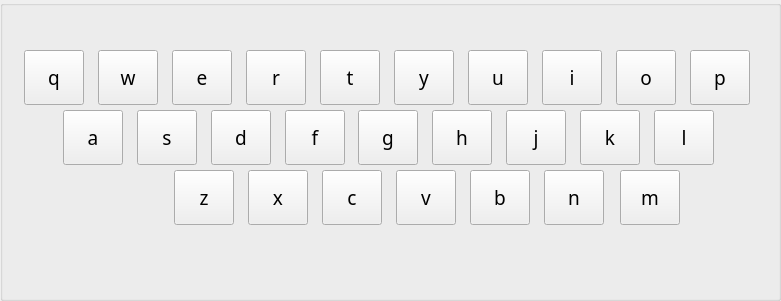
    <widget class="QGroupBox" name="abc_groupbox">
     <property name="geometry">
      <rect>
       <x>10</x>
       <y>170</y>
       <width>781</width>
       <height>301</height>
      </rect>
     </property>
     <property name="font">
      <font>
       <family>Proxima Nova</family>
       <pointsize>14</pointsize>
      </font>
     </property>
     <property name="title">
      <string/>
     </property>
     <widget class="QPushButton" name="pushButton_3">
      <property name="geometry">
       <rect>
        <x>172</x>
        <y>50</y>
        <width>60</width>
        <height>55</height>
       </rect>
      </property>
      <property name="font">
       <font>
        <family>Proxima Nova</family>
        <pointsize>14</pointsize>
       </font>
      </property>
      <property name="focusPolicy">
       <enum>Qt::NoFocus</enum>
      </property>
      <property name="text">
       <string>e</string>
      </property>
     </widget>
     <widget class="QPushButton" name="pushButton_9">
      <property name="geometry">
       <rect>
        <x>616</x>
        <y>50</y>
        <width>60</width>
        <height>55</height>
       </rect>
      </property>
      <property name="font">
       <font>
        <family>Proxima Nova</family>
        <pointsize>14</pointsize>
       </font>
      </property>
      <property name="focusPolicy">
       <enum>Qt::NoFocus</enum>
      </property>
      <property name="text">
       <string>o</string>
      </property>
     </widget>
     <widget class="QPushButton" name="pushButton_4">
      <property name="geometry">
       <rect>
        <x>246</x>
        <y>50</y>
        <width>60</width>
        <height>55</height>
       </rect>
      </property>
      <property name="font">
       <font>
        <family>Proxima Nova</family>
        <pointsize>14</pointsize>
       </font>
      </property>
      <property name="focusPolicy">
       <enum>Qt::NoFocus</enum>
      </property>
      <property name="text">
       <string>r</string>
      </property>
     </widget>
     <widget class="QPushButton" name="pushButton_10">
      <property name="geometry">
       <rect>
        <x>690</x>
        <y>50</y>
        <width>60</width>
        <height>55</height>
       </rect>
      </property>
      <property name="font">
       <font>
        <family>Proxima Nova</family>
        <pointsize>14</pointsize>
       </font>
      </property>
      <property name="focusPolicy">
       <enum>Qt::NoFocus</enum>
      </property>
      <property name="text">
       <string>p</string>
      </property>
     </widget>
     <widget class="QPushButton" name="pushButton_17">
      <property name="geometry">
       <rect>
        <x>506</x>
        <y>110</y>
        <width>60</width>
        <height>55</height>
       </rect>
      </property>
      <property name="font">
       <font>
        <family>Proxima Nova</family>
        <pointsize>14</pointsize>
       </font>
      </property>
      <property name="focusPolicy">
       <enum>Qt::NoFocus</enum>
      </property>
      <property name="text">
       <string>j</string>
      </property>
     </widget>
     <widget class="QPushButton" name="pushButton_14">
      <property name="geometry">
       <rect>
        <x>248</x>
        <y>170</y>
        <width>60</width>
        <height>55</height>
       </rect>
      </property>
      <property name="font">
       <font>
        <family>Proxima Nova</family>
        <pointsize>14</pointsize>
       </font>
      </property>
      <property name="focusPolicy">
       <enum>Qt::NoFocus</enum>
      </property>
      <property name="text">
       <string>x</string>
      </property>
     </widget>
     <widget class="QPushButton" name="pushButton_23">
      <property name="geometry">
       <rect>
        <x>174</x>
        <y>170</y>
        <width>60</width>
        <height>55</height>
       </rect>
      </property>
      <property name="font">
       <font>
        <family>Proxima Nova</family>
        <pointsize>14</pointsize>
       </font>
      </property>
      <property name="focusPolicy">
       <enum>Qt::NoFocus</enum>
      </property>
      <property name="text">
       <string>z</string>
      </property>
     </widget>
     <widget class="QPushButton" name="pushButton_6">
      <property name="geometry">
       <rect>
        <x>394</x>
        <y>50</y>
        <width>60</width>
        <height>55</height>
       </rect>
      </property>
      <property name="font">
       <font>
        <family>Proxima Nova</family>
        <pointsize>14</pointsize>
       </font>
      </property>
      <property name="focusPolicy">
       <enum>Qt::NoFocus</enum>
      </property>
      <property name="text">
       <string>y</string>
      </property>
     </widget>
     <widget class="QPushButton" name="pushButton_2">
      <property name="geometry">
       <rect>
        <x>98</x>
        <y>50</y>
        <width>60</width>
        <height>55</height>
       </rect>
      </property>
      <property name="font">
       <font>
        <family>Proxima Nova</family>
        <pointsize>14</pointsize>
       </font>
      </property>
      <property name="focusPolicy">
       <enum>Qt::NoFocus</enum>
      </property>
      <property name="text">
       <string>w</string>
      </property>
     </widget>
     <widget class="QPushButton" name="pushButton_24">
      <property name="geometry">
       <rect>
        <x>544</x>
        <y>170</y>
        <width>60</width>
        <height>55</height>
       </rect>
      </property>
      <property name="font">
       <font>
        <family>Proxima Nova</family>
        <pointsize>14</pointsize>
       </font>
      </property>
      <property name="focusPolicy">
       <enum>Qt::NoFocus</enum>
      </property>
      <property name="text">
       <string>n</string>
      </property>
     </widget>
     <widget class="QPushButton" name="pushButton_13">
      <property name="geometry">
       <rect>
        <x>358</x>
        <y>110</y>
        <width>60</width>
        <height>55</height>
       </rect>
      </property>
      <property name="font">
       <font>
        <family>Proxima Nova</family>
        <pointsize>14</pointsize>
       </font>
      </property>
      <property name="focusPolicy">
       <enum>Qt::NoFocus</enum>
      </property>
      <property name="text">
       <string>g</string>
      </property>
     </widget>
     <widget class="QPushButton" name="pushButton_11">
      <property name="geometry">
       <rect>
        <x>211</x>
        <y>110</y>
        <width>60</width>
        <height>55</height>
       </rect>
      </property>
      <property name="font">
       <font>
        <family>Proxima Nova</family>
        <pointsize>14</pointsize>
       </font>
      </property>
      <property name="focusPolicy">
       <enum>Qt::NoFocus</enum>
      </property>
      <property name="text">
       <string>d</string>
      </property>
     </widget>
     <widget class="QPushButton" name="pushButton_7">
      <property name="geometry">
       <rect>
        <x>468</x>
        <y>50</y>
        <width>60</width>
        <height>55</height>
       </rect>
      </property>
      <property name="font">
       <font>
        <family>Proxima Nova</family>
        <pointsize>14</pointsize>
       </font>
      </property>
      <property name="focusPolicy">
       <enum>Qt::NoFocus</enum>
      </property>
      <property name="text">
       <string>u</string>
      </property>
     </widget>
     <widget class="QPushButton" name="pushButton_25">
      <property name="geometry">
       <rect>
        <x>396</x>
        <y>170</y>
        <width>60</width>
        <height>55</height>
       </rect>
      </property>
      <property name="font">
       <font>
        <family>Proxima Nova</family>
        <pointsize>14</pointsize>
       </font>
      </property>
      <property name="focusPolicy">
       <enum>Qt::NoFocus</enum>
      </property>
      <property name="text">
       <string>v</string>
      </property>
     </widget>
     <widget class="QPushButton" name="pushButton_22">
      <property name="geometry">
       <rect>
        <x>620</x>
        <y>170</y>
        <width>60</width>
        <height>55</height>
       </rect>
      </property>
      <property name="font">
       <font>
        <family>Proxima Nova</family>
        <pointsize>14</pointsize>
       </font>
      </property>
      <property name="focusPolicy">
       <enum>Qt::NoFocus</enum>
      </property>
      <property name="text">
       <string>m</string>
      </property>
     </widget>
     <widget class="QPushButton" name="pushButton_21">
      <property name="geometry">
       <rect>
        <x>470</x>
        <y>170</y>
        <width>60</width>
        <height>55</height>
       </rect>
      </property>
      <property name="font">
       <font>
        <family>Proxima Nova</family>
        <pointsize>14</pointsize>
       </font>
      </property>
      <property name="focusPolicy">
       <enum>Qt::NoFocus</enum>
      </property>
      <property name="text">
       <string>b</string>
      </property>
     </widget>
     <widget class="QPushButton" name="pushButton_26">
      <property name="geometry">
       <rect>
        <x>322</x>
        <y>170</y>
        <width>60</width>
        <height>55</height>
       </rect>
      </property>
      <property name="font">
       <font>
        <family>Proxima Nova</family>
        <pointsize>14</pointsize>
       </font>
      </property>
      <property name="focusPolicy">
       <enum>Qt::NoFocus</enum>
      </property>
      <property name="text">
       <string>c</string>
      </property>
     </widget>
     <widget class="QPushButton" name="pushButton_12">
      <property name="geometry">
       <rect>
        <x>285</x>
        <y>110</y>
        <width>60</width>
        <height>55</height>
       </rect>
      </property>
      <property name="font">
       <font>
        <family>Proxima Nova</family>
        <pointsize>14</pointsize>
       </font>
      </property>
      <property name="focusPolicy">
       <enum>Qt::NoFocus</enum>
      </property>
      <property name="text">
       <string>f</string>
      </property>
     </widget>
     <widget class="QPushButton" name="pushButton_18">
      <property name="geometry">
       <rect>
        <x>137</x>
        <y>110</y>
        <width>60</width>
        <height>55</height>
       </rect>
      </property>
      <property name="font">
       <font>
        <family>Proxima Nova</family>
        <pointsize>14</pointsize>
       </font>
      </property>
      <property name="focusPolicy">
       <enum>Qt::NoFocus</enum>
      </property>
      <property name="text">
       <string>s</string>
      </property>
     </widget>
     <widget class="QPushButton" name="pushButton_15">
      <property name="geometry">
       <rect>
        <x>63</x>
        <y>110</y>
        <width>60</width>
        <height>55</height>
       </rect>
      </property>
      <property name="font">
       <font>
        <family>Proxima Nova</family>
        <pointsize>14</pointsize>
       </font>
      </property>
      <property name="focusPolicy">
       <enum>Qt::NoFocus</enum>
      </property>
      <property name="text">
       <string>a</string>
      </property>
     </widget>
     <widget class="QPushButton" name="pushButton_5">
      <property name="geometry">
       <rect>
        <x>320</x>
        <y>50</y>
        <width>60</width>
        <height>55</height>
       </rect>
      </property>
      <property name="font">
       <font>
        <family>Proxima Nova</family>
        <pointsize>14</pointsize>
       </font>
      </property>
      <property name="focusPolicy">
       <enum>Qt::NoFocus</enum>
      </property>
      <property name="text">
       <string>t</string>
      </property>
     </widget>
     <widget class="QPushButton" name="pushButton_8">
      <property name="geometry">
       <rect>
        <x>542</x>
        <y>50</y>
        <width>60</width>
        <height>55</height>
       </rect>
      </property>
      <property name="font">
       <font>
        <family>Proxima Nova</family>
        <pointsize>14</pointsize>
       </font>
      </property>
      <property name="focusPolicy">
       <enum>Qt::NoFocus</enum>
      </property>
      <property name="text">
       <string>i</string>
      </property>
     </widget>
     <widget class="QPushButton" name="pushButton_20">
      <property name="geometry">
       <rect>
        <x>654</x>
        <y>110</y>
        <width>60</width>
        <height>55</height>
       </rect>
      </property>
      <property name="font">
       <font>
        <family>Proxima Nova</family>
        <pointsize>14</pointsize>
       </font>
      </property>
      <property name="focusPolicy">
       <enum>Qt::NoFocus</enum>
      </property>
      <property name="text">
       <string>l</string>
      </property>
     </widget>
     <widget class="QPushButton" name="pushButton_16">
      <property name="geometry">
       <rect>
        <x>432</x>
        <y>110</y>
        <width>60</width>
        <height>55</height>
       </rect>
      </property>
      <property name="font">
       <font>
        <family>Proxima Nova</family>
        <pointsize>14</pointsize>
       </font>
      </property>
      <property name="focusPolicy">
       <enum>Qt::NoFocus</enum>
      </property>
      <property name="text">
       <string>h</string>
      </property>
     </widget>
     <widget class="QPushButton" name="pushButton_135">
      <property name="geometry">
       <rect>
        <x>24</x>
        <y>50</y>
        <width>60</width>
        <height>55</height>
       </rect>
      </property>
      <property name="font">
       <font>
        <family>Proxima Nova</family>
        <pointsize>14</pointsize>
       </font>
      </property>
      <property name="focusPolicy">
       <enum>Qt::NoFocus</enum>
      </property>
      <property name="text">
       <string>q</string>
      </property>
     </widget>
     <widget class="QPushButton" name="pushButton_19">
      <property name="geometry">
       <rect>
        <x>580</x>
        <y>110</y>
        <width>60</width>
        <height>55</height>
       </rect>
      </property>
      <property name="font">
       <font>
        <family>Proxima Nova</family>
        <pointsize>14</pointsize>
       </font>
      </property>
      <property name="focusPolicy">
       <enum>Qt::NoFocus</enum>
      </property>
      <property name="text">
       <string>k</string>
      </property>
     </widget>
    </widget>
